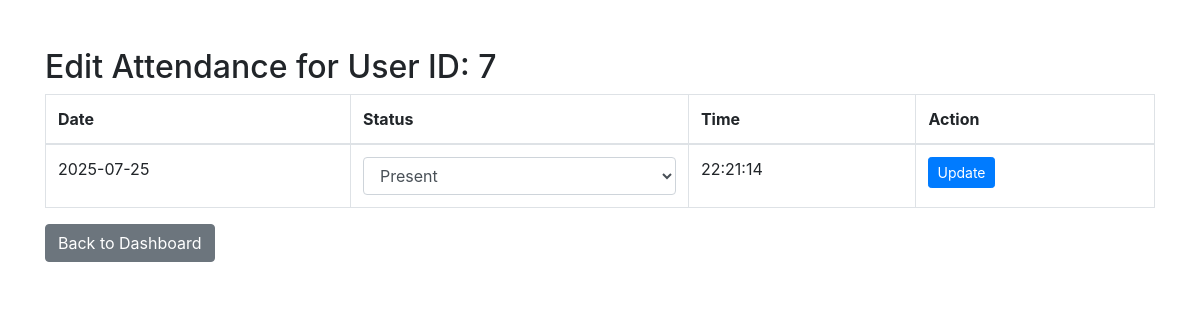
The app's page /edit_attendance/7 (signed in) with its own data.
### tables this page shows
CREATE TABLE attendance (
                        id INTEGER PRIMARY KEY AUTOINCREMENT,
                        user_id INTEGER,
                        date TEXT,
                        status TEXT, time TEXT,
                        FOREIGN KEY (user_id) REFERENCES users (id)
                      );

### app.py (the view, shortened to what this page needs)
@app.route('/edit_attendance/<int:user_id>', methods=['GET', 'POST'])
def edit_attendance(user_id):
    if 'user_id' not in session or session['role'] != 'admin':
        return redirect(url_for('login'))
    with sqlite3.connect("attendance.db") as conn:
        cursor = conn.cursor()
        cursor.execute("SELECT id, date, status, time FROM attendance WHERE user_id = ?", (user_id,))
        records = cursor.fetchall()
    return render_template('edit_attendance.html', records=records, user_id=user_id)

### templates/edit_attendance.html (shortened to what this page needs)
<!DOCTYPE html>
<html>
<head>
    <link rel="stylesheet" href="https://stackpath.bootstrapcdn.com/bootstrap/4.5.2/css/bootstrap.min.css">
</head>
<body>
<div class="container mt-5">
    <h2>Edit Attendance for User ID: {{ user_id }}</h2>
    <table class="table table-bordered">
        <thead>
            <tr><th>Date</th><th>Status</th><th>Time</th><th>Action</th></tr>
        </thead>
        <tbody>
            {% for record in records %}
            <tr>
                <form method="POST">
                    <td>{{ record[1] }}</td>
                    <td>
                        <select name="status" class="form-control">
                            <option value="present" {% if record[2] == 'present' %}selected{% endif %}>Present</option>
                        </select>
                    </td>
                    <td>{{ record[3] }}</td>
                    <td><button type="submit" class="btn btn-primary btn-sm">Update</button></td>
                </form>
            </tr>
            {% endfor %}
        </tbody>
    </table>
    <a href="{{ url_for('admin_dashboard') }}" class="btn btn-secondary">Back to Dashboard</a>
</div>
</body>
</html>

### records on screen
attendance: date "2025-07-25", status "Present", time "22:21:14"

### other values on screen
{{ user_id }} "7"
